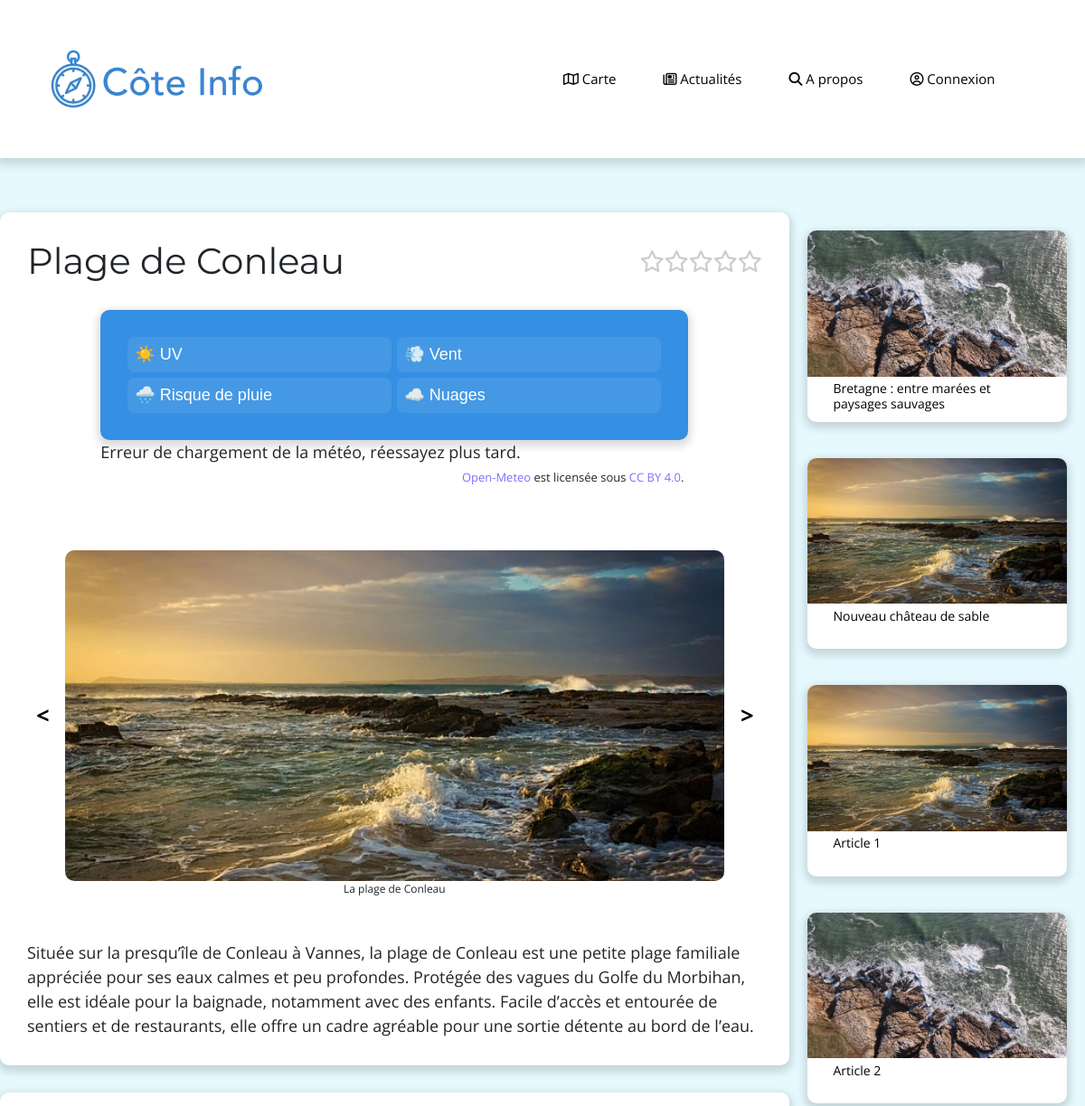
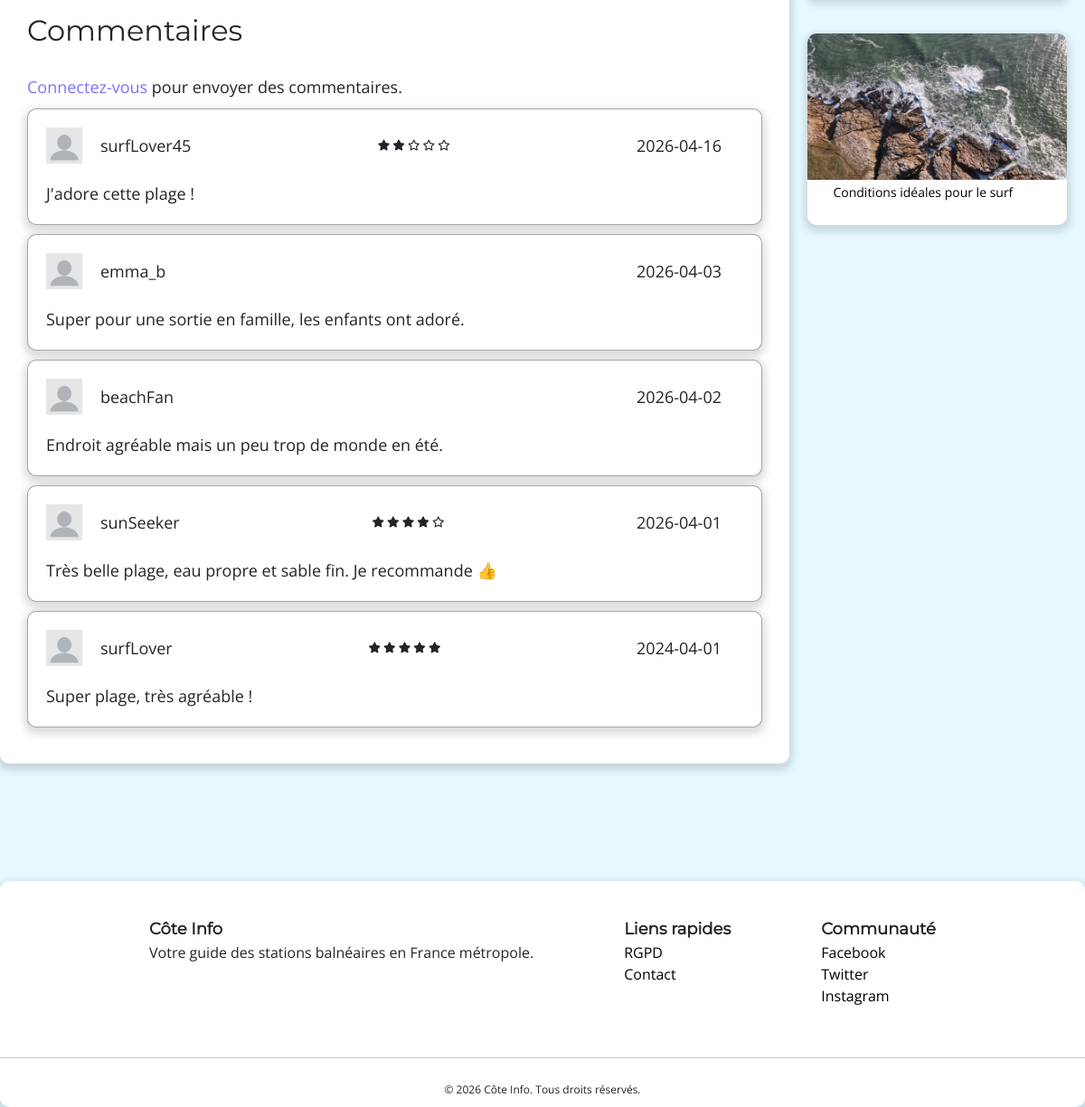
Page /?action=station&id=1 on the committed database (2 pictures, top to bottom).
### tables this page shows
CREATE TABLE `beaches` (
  `id_station` int(11) NOT NULL,
  `latitude` decimal(9,6) NOT NULL,
  `longitude` decimal(9,6) NOT NULL,
  `label` varchar(50) NOT NULL,
  `description` text DEFAULT NULL,
  `id_region` int(11) NOT NULL
);

CREATE TABLE `media` (
  `id_media` int(11) NOT NULL,
  `path` varchar(50) NOT NULL,
  `MIME_type` varchar(50) NOT NULL,
  `alt` varchar(255) DEFAULT NULL,
  `legend` varchar(255) DEFAULT NULL,
  `id_region` int(11) NOT NULL
);

CREATE TABLE `comments` (
  `id_comment` int(11) NOT NULL,
  `content` text NOT NULL,
  `date_` date NOT NULL DEFAULT current_timestamp(),
  `is_deleted` tinyint(1) NOT NULL DEFAULT 0,
  `id_station` int(11) NOT NULL,
  `id_user` int(11) NOT NULL
);

CREATE TABLE `users` (
  `id_user` int(11) NOT NULL,
  `email` varchar(254) NOT NULL,
  `username` varchar(50) NOT NULL,
  `date_` date NOT NULL DEFAULT current_timestamp(),
  `password` varchar(255) NOT NULL,
  `avatar` char(50) DEFAULT NULL,
  `is_admin` tinyint(1) NOT NULL DEFAULT 0
);

CREATE TABLE `news` (
  `id_news` int(11) NOT NULL,
  `title` varchar(255) NOT NULL,
  `content` text NOT NULL,
  `date_` date NOT NULL DEFAULT current_timestamp(),
  `id_user` int(11) NOT NULL,
  `id_thumbnail` int(11) NOT NULL
);

### app/Controller/Station.php (called while the page is built, shortened)
<?php
class Station
{
    public function __construct()
    {
        $this->id = $_GET['id'];
        $stationsMdl = new StationsModel($this->id);
        $this->beach = $stationsMdl->getBeach();
        $this->medias =  $stationsMdl->getMedia($this->id);
        $articles = $stationsMdl->getArticlePreviews($this->id);
        $mediaModel = new MediaModel;
        $this->articles = $mediaModel->getThumbnails($articles);
        $this->comments = $stationsMdl->getCommentsWithAuthorsAndNotes();
        require ROOT . "/app/View/beach_view.php";
    }
}

### index.php (called while the page is built, shortened)
<?php
new Route;

### app/Model/Database.php (called while the page is built, shortened)
<?php
class Database
{
    private static $instance = null;
    private $connexion;
    private function __construct()
    {
        try {
            $this->connexion = new PDO("mysql:host=" . $_ENV['DB_HOST'] . ";dbname=" . $_ENV['DB_NAME'] . "; charset=utf8mb4", $_ENV['DB_LOGIN'], $_ENV['DB_PASSWORD']);
            $this->connexion->setAttribute(PDO::ATTR_ERRMODE, PDO::ERRMODE_EXCEPTION);
        } catch (PDOException $e) {
            error_log("Connexion DB échouée : " . $e->getMessage());
            throw $e;
        }
    }
    public static function getInstance()
    {
        if (self::$instance === null) {
            self::$instance = new Database();
        }
        return self::$instance;
    }
    public function getConnection()
    {
        return $this->connexion;
    }
}

### app/Model/StationsModel.php (called while the page is built, shortened)
<?php
class StationsModel extends Model
{
    protected $id;
    public function __construct($id = null)
    {
        $this->tableName = "beaches";
        $this->idName = 'id_station';
        $this->id = $id;
    }
    public function getBeach()
    {
        return $this->getById($this->id) ?? [];
    }
    public function getMedia(int $id)
    {
        $mediaIDs = $this->dbRequestAll(
            "SELECT id_media FROM station_images WHERE id_station = ?",
            [intval($id)]
        );
        $values = array_column($mediaIDs, 'id_media');
        $placeholders = implode(', ', array_fill(0, count($values), '?'));
        return $this->dbRequestAll(
            "SELECT * FROM media WHERE id_media IN ($placeholders)",
            $values
        );
    }
    public function getArticlePreviews(int $id)
    {
        $newsIDs = $this->dbRequestAll(
            "SELECT id_news FROM news_station WHERE id_station = ?",
            [intval($id)]
        );
        $articleIDs = array_column($newsIDs, 'id_news');
        $newsModel = new NewsModel;
        $articles = $newsModel->getPreviews($articleIDs, 6);
        return $articles;
    }
    public function getCommentsWithAuthorsAndNotes()
    {
        $commentsModel = new CommentsModel();
        $comments = $commentsModel->getCommentsByStation($this->id) ?? [];
        $userIds = array_column($comments, 'id_user');
        $userModel = new UserModel();
        $authors = $userModel->getAuthors($userIds);
        if (!isset($notesModel)) {
            $notesModel = new NotesModel();
        }
        $notes = $notesModel->getNoteForComments($comments);
        $comments = $notesModel->linkNotes($comments, $notes);
        return $comments;
    }
}

### app/Model/Model.php (called while the page is built, shortened)
<?php
abstract class Model
{
    protected string $tableName;
    protected string $idName;
    protected PDO $dbConnector;
    protected function __construct()
    {
        $this->dbConnector = Database::getInstance()->getConnection();
    }
    protected function dbRequest(string $sql, array $params = [], bool $r = false)
    {
        try {
            $stmt = $this->dbConnector->prepare($sql);
            $stmt->execute($params);
            if ($r === false) {
                $result = $stmt->fetch(PDO::FETCH_ASSOC);
                return empty($result) ? null : $result;
            } else {
                return $this->dbConnector->lastInsertId();
            }
        } catch (PDOException $e) {
            error_log("SQL: " . $sql);
            error_log("Params: " . json_encode($params));
            error_log($e->getMessage());
            throw $e;
        }
    }
    protected function dbRequestAll(string $sql, array $params = [])
    {
        try {
            $stmt = $this->dbConnector->prepare($sql);
            $stmt->execute($params);
            $result = $stmt->fetchAll(PDO::FETCH_ASSOC);
            return empty($result) ? null : $result;
        } catch (PDOException $e) {
            error_log("SQL: " . $sql);
            error_log("Params: " . json_encode($params));
            error_log($e->getMessage());
            throw $e;
        }
    }
    public function getById(int $id)
    {
        try {
            return $this->dbRequest(
                "SELECT * FROM `" . $this->tableName . "` WHERE `$this->idName` = ?",
                [$id]
            );
        } catch (PDOException $e) {
            error_log($e->getMessage());
            echo "<p>Une erreur est survenue. Veuillez réessayer plus tard.</p>";
            return [];
        }
    }
}

### app/Model/UserModel.php (called while the page is built, shortened)
<?php
class UserModel extends Model
{
    public function __construct()
    {
        $this->tableName = "users";
    }
    public function getAuthors(array $userIds)
    {
        $placeholders = implode(', ', array_fill(0, count($userIds), '?'));
        return $this->dbRequestAll(
            "SELECT id_user, username, avatar FROM " . $this->tableName . " WHERE id_user IN ($placeholders)",
            $userIds
        ) ?? [];
    }
}

### app/Model/CommentsModel.php (called while the page is built, shortened)
<?php
class CommentsModel extends Model
{
    public function getCommentsByStation(int $stationID)
    {
        return $this->dbRequestAll(
            "SELECT * FROM comments WHERE id_station = ? AND is_deleted = 0",
            [$stationID]
        ) ?? [];
    }
}

### app/Model/NewsModel.php (called while the page is built, shortened)
<?php
class NewsModel extends Model
{
    public function getPreviews(array $ids, int $limit = 0)
    {
        $placeholders = implode(', ', array_fill(0, count($ids), '?'));
        if ($limit !== 0) {
            return $this->dbRequestAll(
                "SELECT `id_news`,`title`,`date_`,`id_thumbnail` FROM news WHERE id_news IN ($placeholders) ORDER BY date_ DESC LIMIT $limit",
                $ids
            ) ?? [];
        } else {
            return $this->dbRequestAll(
                "SELECT `id_news`,`title`,`date_`,`id_thumbnail` FROM news WHERE id_news IN ($placeholders) ORDER BY date_ DESC",
                $ids
            ) ?? [];
        }
    }
}

### app/Model/MediaModel.php (called while the page is built, shortened)
<?php
class MediaModel extends Model
{
    public function getMedias($ids)
    {
        $placeholders = implode(', ', array_fill(0, count($ids), '?'));
        return $this->dbRequestAll(
            "SELECT `id_media`,`path`,`alt`,`legend` FROM media WHERE id_media IN ($placeholders)",
            $ids
        ) ?? [];
    }
    public function getThumbnails(array $articles)
    {
        $thumbnailIDs = array_column($articles, 'id_thumbnail');
        $thumbnails = $this->getMedias($thumbnailIDs);
        return $articles;
    }
}

### app/View/beach_view.php (the view, shortened to what this page needs)
<?php require ROOT . '/app/View/header_view.php'; ?>
<main class="content">
    <div id="station" class="flex">
        <div class="beach_article">
            <article class="info box padding-30 margin-bottom-30">
                <div class="beach_header margin-bottom-30">
                    <h1><?= $this->beach['label'] ?></h1>
                    <?php if (!isset($_SESSION['user_id'])) { ?>
                        <a href="?action=login">
                            <div class="rating" id="rating">
                                <i class="fa-regular fa-star" data-value="1"></i>
                                <i class="fa-regular fa-star" data-value="2"></i>
                                <i class="fa-regular fa-star" data-value="3"></i>
                                <i class="fa-regular fa-star" data-value="4"></i>
                                <i class="fa-regular fa-star" data-value="5"></i>
                            </div>
                        </a>
                    <?php } ?>
                </div>
                <div class="weather">
                    <div class="weather-card box padding-30">
                        <div class="weather_card__main">
                            <div class="stats">
                                <div class="stat">☀️ UV <strong><span id="uv"></span></strong></div>
                                <div class="stat">💨 Vent <strong><span id="wind"></span></strong></div>
                                <div class="stat">🌧️ Risque de pluie <strong><span id="rain"></span></strong></div>
                                <div class="stat">☁️ Nuages <strong><span id="cloud"></span></strong></div>
                            </div>
                        </div>
                    </div>
                    <p id="error-msg"></p>
                    <p class="credit"><a class="blue-link" href="https://open-meteo.com/">Open-Meteo</a> est licensée sous <a class="blue-link" href="https://creativecommons.org/licenses/by/4.0/">CC&nbsp;BY&nbsp;4.0</a>.</p>
                </div>
                <?php if (!empty($this->medias)) { ?>
                    <div id="slider">
                        <button class="left">
                            < </button>
                                <?php
                                $index = 0;
                                $class = "active";
                                foreach ($this->medias as $key => $media) {
                                ?>
                                    <div class="slide <?= $class ?>" data-index="<?= $index ?>">
                                        <?php
                                        if (str_starts_with($media['MIME_type'], 'image/')) {
                                        ?>
                                            <img src="./public/images/beach/<?= htmlspecialchars($media['path'], ENT_QUOTES, 'UTF-8') ?>" loading="lazy" alt="<?= $media['alt'] ?>">
                                            <p class="legend"><?= $media['legend'] ?></p>
                                        <?php
                                        };
                                        ?>
                                    </div>
                                <?php
                                    $index += 1;
                                    $class = "hidden";
                                };
                                ?>
                                <button class="right">>
                                </button>
                    </div>
                <?php }; ?>
                <section class="description">
                    <p><?= $this->beach['description'] ?></p>
                </section>
            </article>
            <section class="comments box padding-30 margin-bottom-30">
                <h2 class="margin-bottom-30">Commentaires</h2>
                <?php if (isset($_SESSION['user_id'])) { ?>
                    <form class="comment_write margin-bottom-30 padding-30 box" action="?action=station&id=<?= $this->id ?>" method="post">
                        <h6>Envoyer un commentaire :</h6>
                        <textarea id="comment_content" name="comment_content" class="margin-bottom-30"></textarea>
                        <input type="submit" class="button" value="Envoyer">
                    </form>
                <?php } else {
                ?>
                    <p class="comments__login"><a class="blue-link" href="?action=login">Connectez-vous</a> pour envoyer des commentaires.</p>
                <?php
                } ?>
                <?php
                if (empty($this->comments)) {
                ?>
                    <p>Il n'y a aucun commentaire ici pour l'instant...</p>
                    <?php } else {
                    foreach ($this->comments as $comment) {
                    ?>
                        <div class="comment box padding-10">
                            <div class="comment__info">
                                <div class="comment__info__author">
                                    <img class="avatar padding-10" src="./public/images/avatars/<?= $comment['author']['avatar'] ?>" onerror="this.onerror=null; this.src='./public/images/avatars/default.png';">
                                    <p class="padding-10"><?= $comment['author']['username'] ?></p>
                                </div>
                                <div class="comment__info__note">
                                    <?php
                                    if ($comment['note'] !== null) {
                                        for ($i = 1; $i <= 5; $i++):
                                    ?>
                                            <i class="<?= ($i <= $comment['note']) ? 'fa-solid' : 'fa-regular' ?> fa-star"></i>
                                    <?php
                                        endfor;
                                    };
                                    ?>
                                </div>
                                <p class="padding-10"><?= $comment['date_'] ?></p>
                            </div>
                            <div class="comment__content padding-10">
                                <p><?= $comment['content'] ?></p>
                            </div>
                        </div>
                <?php }
                }; ?>
            </section>
        </div>
        <aside class="side_bar">
            <?php
            foreach ($this->articles as $article) {
            ?>
                <a href="?action=news&id=<?= $article['id_news'] ?>">
                    <div class="news_article beach_preview box">
                        <img src="./public/images/beach/<?= $article['thumbnail']['path'] ?>" loading="lazy" alt="<?= $article['thumbnail']['alt'] ?>">
                        <div class="news_article__title">
                            <h6><?= $article['title'] ?></h6>
                        </div>
                    </div>
                </a>
            <?php
            }
            ?>
        </aside>
    </div>
</main>
<?php require ROOT . '/app/View/footer_view.php'; ?>

### rows in the picture
beaches: label "Plage de Conleau", description "Située sur la presqu’île de Conleau à Vannes, la plage de Conleau est une petite plage familiale appréciée pour ses eaux calmes et peu profondes. Protégée des vagues du Golfe du Morbihan, elle est idéale pour la baignade, notamment avec des enfants. Facile d’accès et entourée de sentiers et de restaurants, elle offre un cadre agréable pour une sortie détente au bord de l’eau."
media: path (picture), legend "La plage de Conleau"
comments: id_user.username "surfLover45", date_ "2026-04-16", content "J'adore cette plage !"
comments: id_user.username "emma_b", date_ "2026-04-03", content "Super pour une sortie en famille, les enfants ont adoré."
comments: id_user.username "beachFan", date_ "2026-04-02", content "Endroit agréable mais un peu trop de monde en été."
comments: id_user.username "sunSeeker", date_ "2026-04-01", content "Très belle plage, eau propre et sable fin. Je recommande 👍"
comments: id_user.username "surfLover", date_ "2024-04-01", content "Super plage, très agréable !"
news: id_thumbnail.path (picture), title "Bretagne : entre marées et paysages sauvages"
news: id_thumbnail.path (picture), title "Nouveau château de sable"
news: id_thumbnail.path (picture), title "Article 1"
news: id_thumbnail.path (picture), title "Article 2"
news: id_thumbnail.path (picture), title "Conditions idéales pour le surf"
